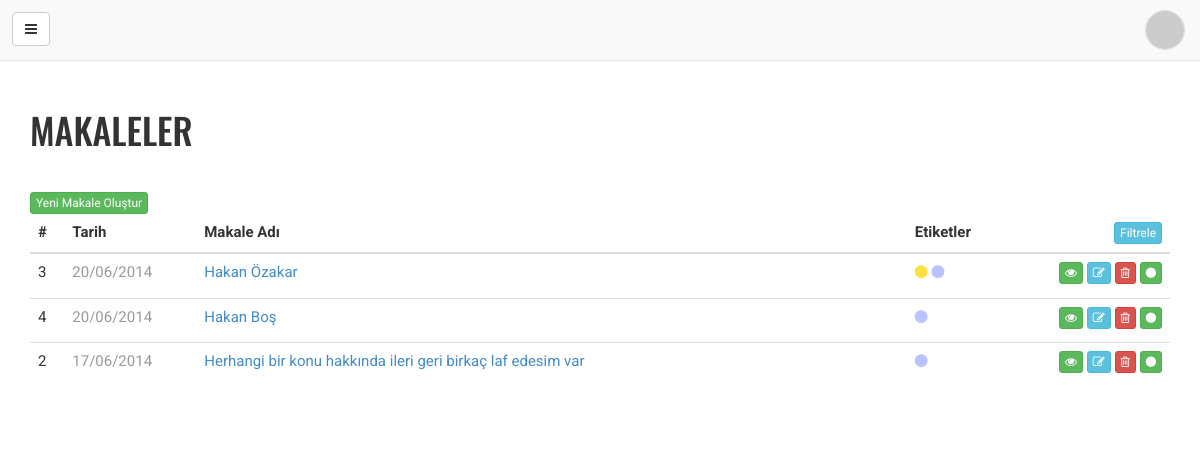
/yonetim/?sayfa=makaleler (signed in), run on the app's committed database.
### tables this page shows
CREATE TABLE `makaleler` (
  `id` int(11) NOT NULL AUTO_INCREMENT,
  `baslik` varchar(255) NOT NULL,
  `altbaslik` varchar(255) DEFAULT NULL,
  `icerik` text,
  `aciklama` varchar(1000) DEFAULT NULL,
  `tarih` timestamp NOT NULL DEFAULT CURRENT_TIMESTAMP,
  `aktif` tinyint(4) NOT NULL DEFAULT '0',
  `kullanici` int(11) NOT NULL,
  `yapiskan` tinyint(4) NOT NULL DEFAULT '0',
  `url` varchar(255) DEFAULT NULL,
  `sablon` varchar(255) NOT NULL DEFAULT 'makale.html',
  `akis` tinyint(4) NOT NULL DEFAULT '1',
  `sid` int(11) NOT NULL,
  PRIMARY KEY (`id`),
  KEY `baslik` (`baslik`),
  KEY `altbaslik` (`altbaslik`),
  KEY `tarih` (`tarih`),
  KEY `aktif` (`aktif`),
  KEY `kullanici` (`kullanici`),
  KEY `sid` (`sid`),
  CONSTRAINT `makaleler_ibfk_1` FOREIGN KEY (`kullanici`) REFERENCES `kullanicilar` (`id`) ON UPDATE CASCADE,
  CONSTRAINT `makaleler_ibfk_2` FOREIGN KEY (`sid`) REFERENCES `sitebilgi` (`id`) ON UPDATE CASCADE
);

CREATE TABLE `etiketler` (
  `id` int(11) NOT NULL AUTO_INCREMENT,
  `isim` varchar(255) NOT NULL,
  `menu` tinyint(4) NOT NULL DEFAULT '0',
  `renk` varchar(10) NOT NULL DEFAULT '#ccc',
  `sid` int(11) NOT NULL,
  PRIMARY KEY (`id`),
  KEY `isim` (`isim`),
  KEY `menu` (`menu`),
  KEY `sid` (`sid`),
  CONSTRAINT `etiketler_ibfk_1` FOREIGN KEY (`sid`) REFERENCES `sitebilgi` (`id`) ON UPDATE CASCADE
);

### yonetim/inc/sistem/config.php (called while the page is built, shortened)
<?php
include('vtbilgi.php');
$db = new mysqli($vt_bilgi['sunucu'], $vt_bilgi['kullanici'], $vt_bilgi['sifre'], $vt_bilgi['isim']) or die("Baglanilamadi");
$rs = $db->query("SELECT * FROM sitebilgi".($_SESSION['sid'] ? " WHERE id = ".$_SESSION['sid'] : "")." ORDER BY aktif DESC, id LIMIT 1");
$sb = $rs->fetch_assoc();
$satirsayi = 15;
?>

### yonetim/inc/sistem/functions.php (called while the page is built, shortened)
<?php
include(getDir().'config.php');
function getDir($dosya = 'functions.php') {
    $hoy = get_included_files();
    foreach ($hoy as $f) {
		if(strpos($f, $dosya)>-1) {
			$h = $f;
			break;
		}
	}
	if($h) {
		$h = explode($dosya, $h);
		$h = $h[0];
	} else {
		$h = '';
	}
	return $h;
}
?>

### yonetim/makaleler.php (the view, shortened to what this page needs)
<div class="container makaleler">
    <div class="row">
        <div class="col-xs-12">
            <h1>MAKALELER</h1>
        </div>
    </div>
    <div class="ayrac"></div>
    <div class="row">
        <div class="col-xs-12">
            <a href="?sayfa=makale&id=0" class="btn btn-xs btn-success">Yeni Makale Oluştur</a>
            <table class="table table-hover">
                <thead>
                    <tr>
                        <th class="xs-kapat">#</th>
                        <th class="xs-kapat">Tarih</th>
                        <th>Makale Adı</th>
                        <th class="xs-kapat">Etiketler</th>
                        <th class="text-right">
                            <a href="#" class="btn btn-xs btn-info" data-toggle="modal" data-target="#filtre">Filtrele</a>
                        </th>
                    </tr>
                </thead>
                <tbody>
                    <?php
                        $eksql = $_GET['isim'] ? " AND makaleler.baslik LIKE '%".$_GET['isim']."%'" : "";
                        $eksql .= $_GET['etiket'] ? " AND etiketler.isim LIKE '".$_GET['etiket']."%'" : "";
                        $eksql .= $_GET['durum'] ? " AND makaleler.aktif" : ($_GET['durum'] == '0' ? " AND NOT makaleler.aktif" : "");
                        $ssayi = max($_GET['ssayi'], 1);
                        $rs = $db->query("SELECT makaleler.* FROM makaleler LEFT JOIN etiketgruplari ON etiketgruplari.mid = makaleler.id LEFT JOIN etiketler ON etiketler.id = etiketgruplari.eid WHERE makaleler.kullanici = ".$_SESSION['user']['id'].$eksql." GROUP BY makaleler.id ORDER BY makaleler.tarih DESC LIMIT ".(($ssayi - 1) * $satirsayi).", ".$satirsayi);
                        while($makale = $rs->fetch_assoc()) {
                    ?>
                            <tr>
                                <td class="xs-kapat"><?php echo $makale['id'];?></td>
                                <td class="text-muted xs-kapat"><?php echo date('d/m/Y', strtotime($makale['tarih']));?></td>
                                <td><a href="?sayfa=makale&id=<?php echo $makale['id'];?>" class="liste-uzun-metin" title="Düzenle"><?php echo $makale['baslik']?></a></td>
                                <td class="xs-kapat">
                                    <?php
                                        $etq = $db->query("SELECT etiketler.* FROM etiketler INNER JOIN etiketgruplari ON etiketgruplari.eid = etiketler.id AND etiketgruplari.mid = $makale[id] WHERE etiketler.menu GROUP BY etiketler.id ORDER BY etiketler.isim");
                                        while($etiket = $etq->fetch_assoc()) {
                                    ?>
                                            <i class="fa fa-circle" style="color: <?php echo $etiket['renk'];?>" data-toggle="tooltip" data-placement="top" title="<?php echo $etiket['isim'];?>"></i>
                                    <?php
                                        }
                                    ?>
                                </td>
                                <td class="text-right">
                                    <a href="<?php echo $sb['anadizin'].$makale['url'];?>.html" target="_blank" class="btn btn-xs btn-success" data-toggle="tooltip" data-placement="top" title="Görüntüle"><i class="fa fa-eye"></i></a>
                                    <a href="?sayfa=makale&id=<?php echo $makale['id'];?>" class="btn btn-xs btn-info" data-toggle="tooltip" data-placement="top" title="Düzenle"><i class="fa fa-edit"></i></a>
                                    <a href="javascript:;" class="btn btn-xs btn-danger makalesil" data-makale-id="<?php echo $makale['id'];?>" data-toggle="tooltip" data-placement="top" title="Sil"><i class="fa fa-trash-o"></i></a>
                                    <a href="javascript:;" class="btn btn-xs btn-<?php echo $makale['aktif'] ? 'success' : 'default';?> aktifdegistir" data-makale-id="<?php echo $makale['id'];?>" data-toggle="tooltip" data-placement="top" title="Aktif/Pasif"><i class="fa fa-circle"></i></a>
                                </td>
                            </tr>
                    <?php
                        }
                    ?>
                </tbody>
            </table>
        </div>
    </div>
</div>

### data on the page
makaleler: id "3", tarih "20/06/2014", baslik "Hakan Özakar"
makaleler: id "4", tarih "20/06/2014", baslik "Hakan Boş"
makaleler: id "2", tarih "17/06/2014", baslik "Herhangi bir konu hakkında ileri geri birkaç laf edesim var"
